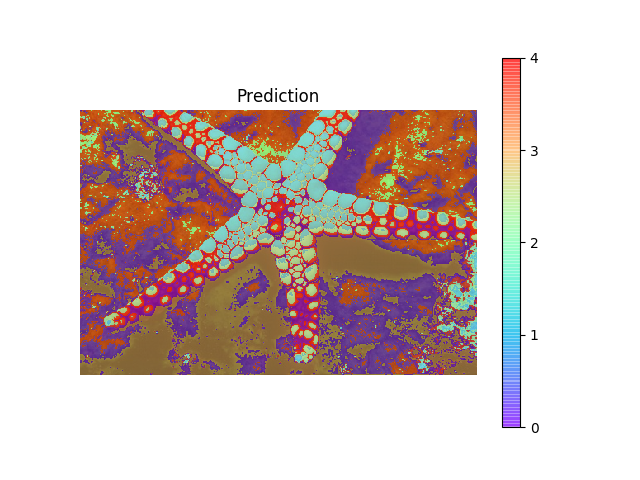
#> input picture 06-Segmentation/gmmrgb5.png, 640 x 480 px
$ python main.py --img_file gmmrgb5.png   (older library calls are emulated)
#> lines starting #> are read from the running program, lines starting #| are printed output that depends on the picture
### 06-Segmentation/Segment.py
#!/usr/bin/ipython3
from minima import imimposemin
def segmentByClustering( rgbImage, colorSpace, clusteringMethod, numberOfClusters):
   #module importation
     import pandas as pd
     import numpy as np
     from sklearn.cluster import KMeans
     import matplotlib.pyplot as plt
     from skimage import io, color
     import cv2
     import ipdb
     from sklearn.cluster import AgglomerativeClustering
     xyimg=[]
     # normalizing function
     def debugImg(rawData):
       toShow = np.zeros((rawData.shape), dtype=np.uint8)
       cv2.normalize(rawData, toShow, alpha=0, beta=255, norm_type=cv2.NORM_MINMAX, dtype=cv2.CV_8U)
#       cv2.imwrite('img.jpg', toShow)
     print (type(rgbImage))
     # [7 lines left out: function xy, not called in this run]


     def merge(img,xy):
         im=np.sum(img,axis=-1)
         xysum=np.sum(xy,axis=-1)
         fin=np.add(im,xysum)/5
         return fin
     #resize if it is hierarchical
     if clusteringMethod=='hierarchical':
#       rgbImage = cv2.resize(rgbImage, (0,0), fx=0.5, fy=0.5)
       height = np.size(rgbImage, 0)
       width = np.size(rgbImage, 1)
     else:
       height = np.size(rgbImage, 0)
       width = np.size(rgbImage, 1)
     img=rgbImage
     #change to the specified color space
     if colorSpace == "lab":
      img_lab = color.rgb2lab(rgbImage)
      debugImg(img_lab)
# [5 lines of commented-out code are left out]
      img =img_lab
     elif colorSpace == "hsv":
      img_hsv = color.rgb2hsv(rgbImage)
      debugImg(img_hsv)
# [6 lines of commented-out code are left out]
      img =img_hsv
     elif colorSpace == "rgb+xy":
      r = rgbImage[:,:,0]
      g = rgbImage[:,:,1]
      b = rgbImage[:,:,2]
#      img_xyz = color.rgb2xyz(rgbImage)
#      x = img_xyz[:,:,0]
#      y = img_xyz[:,:,1]
      xyimg=xy(rgbImage)
      # [4 lines of commented-out code are left out]

     elif colorSpace == "lab+xy":
      img_lab = color.rgb2lab(rgbImage)
      debugImg(img_lab)
# [9 lines of commented-out code are left out]
      img = img_lab
      xyimg=xy(img_lab)
     elif colorSpace == "hsv+xy":
      img_hsv = color.rgb2hsv(rgbImage)
      debugImg(img_hsv)
# [10 lines of commented-out code are left out]
      img=img_hsv
      xyimg=xy(img)
     else:
       img = rgbImage
#       img = color.rgb2gray(img)
     # preparation to classifiers


     #proceed to the specified clustering method
     f=img
     img=merge(f,xyimg)
     print(img.shape)
     print(img)
     debugImg(img)
     plt.imshow(img)
     plt.show()
     if clusteringMethod == "kmeans":
       feat = img.reshape(height*width,1)
       kmeans = KMeans(n_clusters=numberOfClusters).fit_predict(feat)
       segmentation = np.reshape(kmeans,(height,width))

     elif clusteringMethod == "gmm":
       from sklearn import mixture
       feat = img.reshape(height*width,1)
       gmm = mixture.GaussianMixture(n_components=numberOfClusters).fit_predict(feat)
       segmentation = np.reshape(gmm,(height,width))

     elif clusteringMethod == "hierarchical":
       feat = img.reshape(height*width,1)
       clustering = AgglomerativeClustering(n_clusters=numberOfClusters).fit_predict(feat)
       segmentation = (np.reshape(clustering,(height,width)))
       print(clustering)
       print(type(clustering[0][0]))
#       segmentation=cv2.resize(segmentation, None, fx = 2, fy = 2, interpolation = cv2.INTER_CUBIC)
     else:
        from skimage import morphology
        from skimage import feature
        import skimage
#        img = color.rgb2gray(img)
        sobelx = cv2.Sobel(img, cv2.CV_64F, 1, 0, ksize=3)
        sobely = cv2.Sobel(img, cv2.CV_64F, 0, 1, ksize=3)
        # Compute gradient magnitude
        grad_magn = np.sqrt(sobelx**2 + sobely**2)
        debugImg(grad_magn)


        import matplotlib.pyplot as plt


        imagenW=grad_magn

        found=1000000
        minimum=found
        while(found>numberOfClusters):
            imagenW=morphology.h_minima(grad_magn,found)
            _, labeled_fg = cv2.connectedComponents(imagenW.astype(np.uint8))
            labels = morphology.watershed(grad_magn, labeled_fg)
            found=len(np.unique(labels))
            if found==minimum:
              found=numberOfClusters
            if minimum>found:
              minimum=found


        plt.figure()
        plt.imshow(labeled_fg)
        print(labeled_fg)


# [4 lines of commented-out code are left out]
        segmentation = labels


     return segmentation

### 06-Segmentation/main.py
#!/usr/bin/ipython3
import ipdb
def imshow(img, seg, title='Image'):
    import matplotlib.pyplot as plt
    plt.imshow(img, cmap=plt.get_cmap('gray'))
    plt.imshow(seg, cmap=plt.get_cmap('rainbow'), alpha=0.5)
    cb = plt.colorbar()
    cb.set_ticks(range(seg.max()+1))
    plt.title(title)
    plt.axis('off')
    plt.show()

def groundtruth(img_file):
    import scipy.io as sio
    img = imageio.imread(img_file)
    gt=sio.loadmat(img_file.replace('jpg', 'mat'))
    segm=gt['groundTruth'][0,1][0][0]['Segmentation']
    imshow(img, segm, title='Groundtruth')
    return segm

def check_dataset(folder):
    import os
    import zipfile
    import requests
    if not os.path.isdir(folder):
     url='http://157.253.196.67/BSDS_small.zip'
     r=requests.get(url,allow_redirects=True)
     open('BSDS_small.zip','wb').write(r.content)
     zip_ref = zipfile.ZipFile('BSDS_small.zip', 'r')
     zip_ref.extractall()
     zip_ref.close()

if __name__ == '__main__':
    import argparse
    import imageio
    import os
    from Segment import segmentByClustering
    from jaccardMetric import metricJaccard
    import matplotlib.pyplot as plt
    parser = argparse.ArgumentParser()

    parser.add_argument('--color', type=str, default='rgb', choices=['rgb', 'lab', 'hsv', 'rgb+xy', 'lab+xy', 'hsv+xy']) # If you use more please add them to this list.
    parser.add_argument('--k', type=int, default=4)
    parser.add_argument('--method', type=str, default='watershed', choices=['kmeans', 'gmm', 'hierarchical', 'watershed'])
    parser.add_argument('--img_file', type=str, required=True)

    opts = parser.parse_args()
    check_dataset(opts.img_file.split('/')[0])
#> (the call stopped at in check_dataset, `r=requests.get(url,allow_redirects=True)`: the network is not available in this run)
    import numpy as np
    img = imageio.imread(opts.img_file)
#> img is the input picture: shape (480, 640, 4); mean R, G, B, A 215.2, 199.4, 197.2, 255
    seg = segmentByClustering(rgbImage=img, colorSpace=opts.color, clusteringMethod=opts.method, numberOfClusters=opts.k)
#| <class 'numpy.ndarray'>
#> in segmentByClustering, `height = np.size(rgbImage, 0)`: height = 480
#> in segmentByClustering, `width = np.size(rgbImage, 1)`: width = 640
#> in merge, `im=np.sum(img,axis=-1)`:
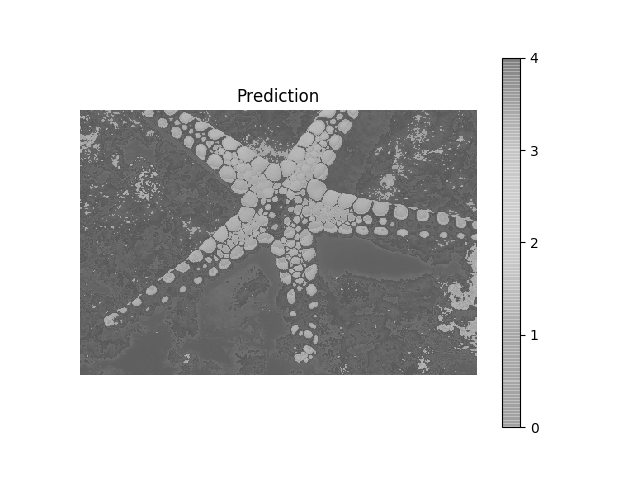
#> im: shape (480, 640) uint64; min 255, max 1020, mean 866.8; drawn with min black and max white
#> in merge, `fin=np.add(im,xysum)/5`:
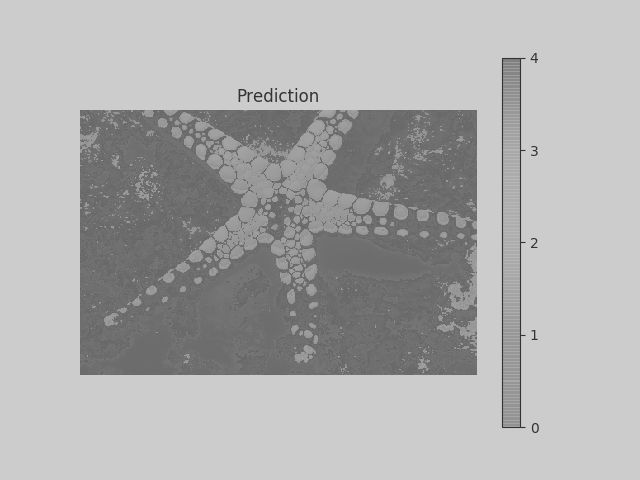
#> fin: shape (480, 640) float64; min 51, max 204, mean 173.4
#| (480, 640)
#> (printed output is left out)
#> in segmentByClustering, `sobelx = cv2.Sobel(img, cv2.CV_64F, 1, 0, ksize=3)`:
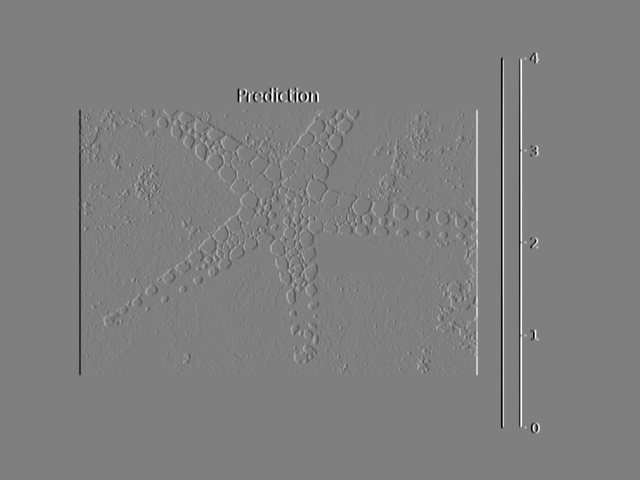
#> sobelx: shape (480, 640) float64; min -612, max 612, mean 0; drawn with min black and max white
#> in segmentByClustering, `sobely = cv2.Sobel(img, cv2.CV_64F, 0, 1, ksize=3)`:
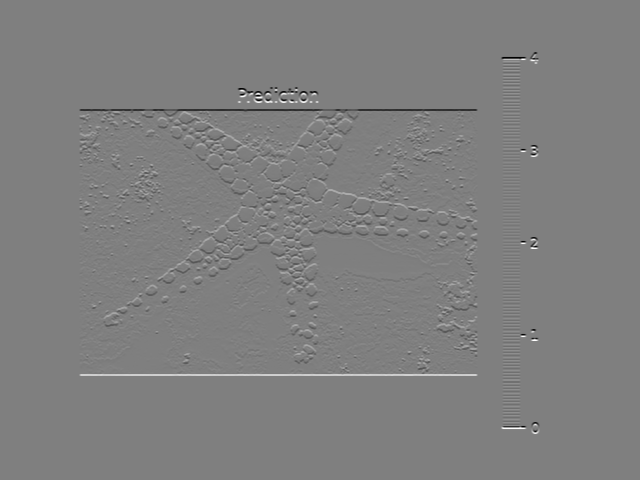
#> sobely: shape (480, 640) float64; min -612, max 612, mean 0; drawn with min black and max white
#> in segmentByClustering, `grad_magn = np.sqrt(sobelx**2 + sobely**2)`:
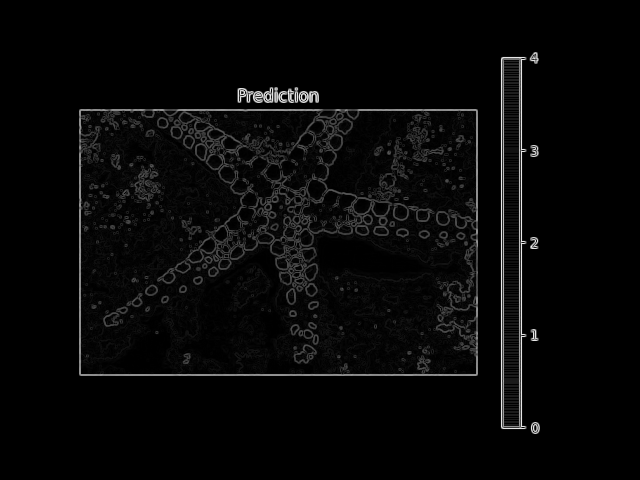
#> grad_magn: shape (480, 640) float64; min 0, max 673.9, mean 20.6; drawn with min black and max white
#> the loop in segmentByClustering, `while(found>numberOfClusters):` made 1 pass
#> minimum on pass 1: 1
#> after the loop in segmentByClustering, `while(found>numberOfClusters):`: minimum = 1
#> (printed output is left out)

#    ipdb.set_trace()
    imshow(img, seg, title='Prediction')
#> in imshow, `plt.show()`:
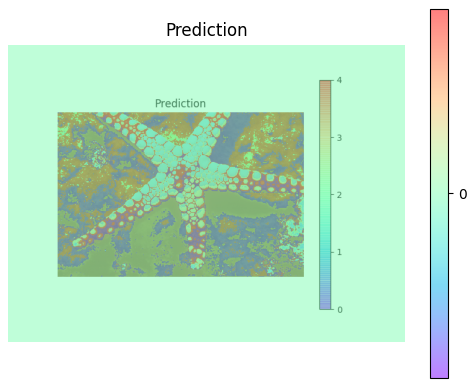
#> figure drawn by matplotlib, 2 panels
    g=groundtruth(opts.img_file)
#> (the run stopped early here; a loop or call above may not have finished)

$ run again, on 06-Segmentation/kmeansrgb5aca.png
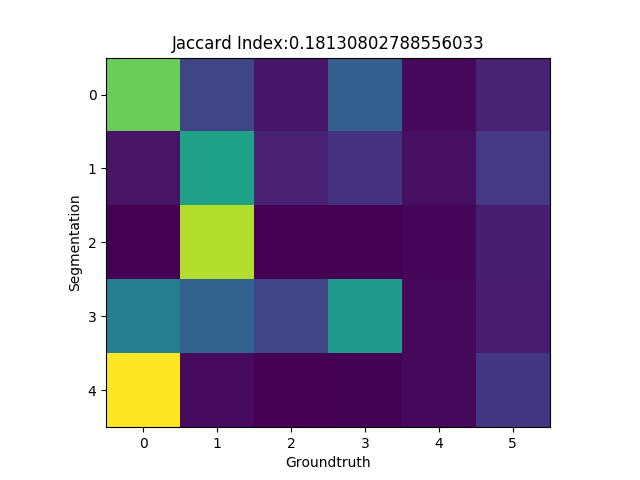
#> input picture 06-Segmentation/kmeansrgb5aca.png, 640 x 480 px
#> img is the input picture: shape (480, 640, 4); mean R, G, B, A 156.4, 148.6, 172.3, 255
#| <class 'numpy.ndarray'>
#> height = 480
#> width = 640
#> im: shape (480, 640) uint64; 282 distinct labels, from 255 to 1020
#| (480, 640)
#> (printed output is left out)
#> in segmentByClustering, `grad_magn = np.sqrt(sobelx**2 + sobely**2)`:
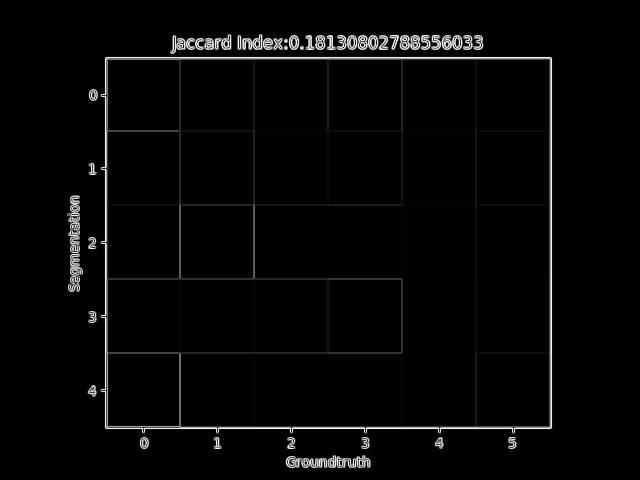
#> grad_magn: shape (480, 640) float64; min 0, max 645.6, mean 16; drawn with min black and max white
#> the loop in segmentByClustering, `while(found>numberOfClusters):` made 1 pass
#> minimum on pass 1: 1
#> after the loop in segmentByClustering, `while(found>numberOfClusters):`: minimum = 1
#> (printed output is left out)
#> in imshow, `plt.show()`:
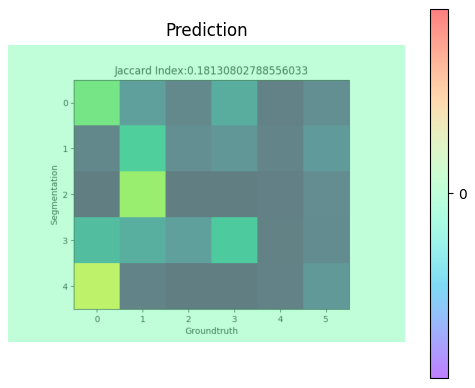
#> figure drawn by matplotlib, 2 panels

$ run again, on 06-Segmentation/watershedkmeanshsv5.png
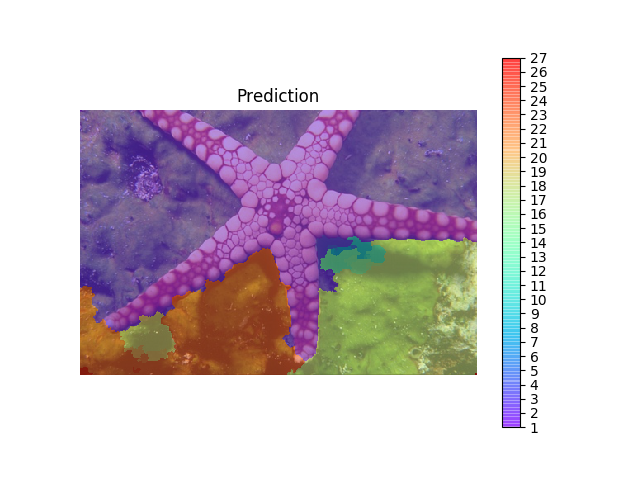
#> input picture 06-Segmentation/watershedkmeanshsv5.png, 640 x 480 px
#> img is the input picture: shape (480, 640, 4); mean R, G, B, A 209.2, 198.2, 206.3, 255
#| <class 'numpy.ndarray'>
#> height = 480
#> width = 640
#| (480, 640)
#> (printed output is left out)
#> in segmentByClustering, `grad_magn = np.sqrt(sobelx**2 + sobely**2)`:
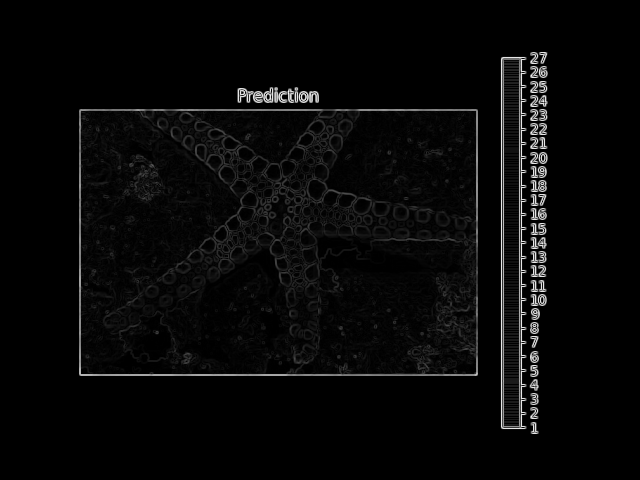
#> grad_magn: shape (480, 640) float64; min 0, max 673.9, mean 21.6; drawn with min black and max white
#> the loop in segmentByClustering, `while(found>numberOfClusters):` made 1 pass
#> minimum on pass 1: 1
#> after the loop in segmentByClustering, `while(found>numberOfClusters):`: minimum = 1
#> (printed output is left out)
#> in imshow, `plt.show()`:
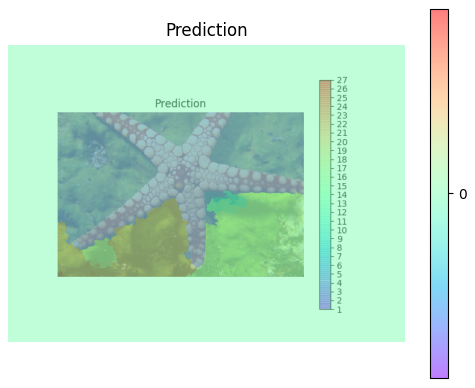
#> figure drawn by matplotlib, 2 panels

$ run again, on 06-Segmentation/watershedkmeanshsv5aca.png
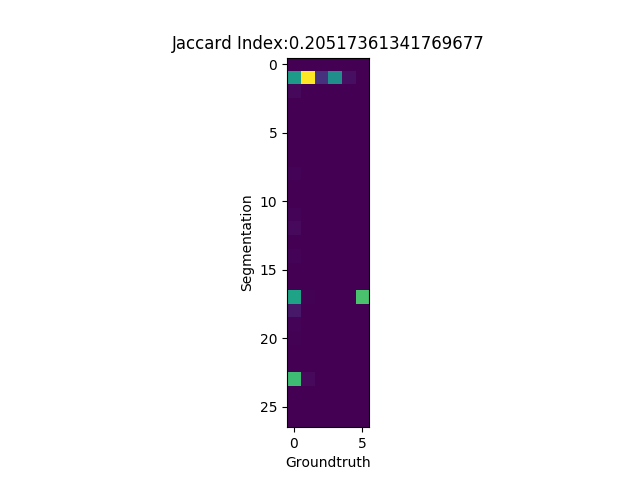
#> input picture 06-Segmentation/watershedkmeanshsv5aca.png, 640 x 480 px
#> img is the input picture: shape (480, 640, 4); mean R, G, B, A 234.4, 228.6, 236.1, 255
#| <class 'numpy.ndarray'>
#> height = 480
#> width = 640
#> im: shape (480, 640) uint64; 270 distinct labels, from 255 to 1020
#| (480, 640)
#> (printed output is left out)
#> in segmentByClustering, `grad_magn = np.sqrt(sobelx**2 + sobely**2)`:
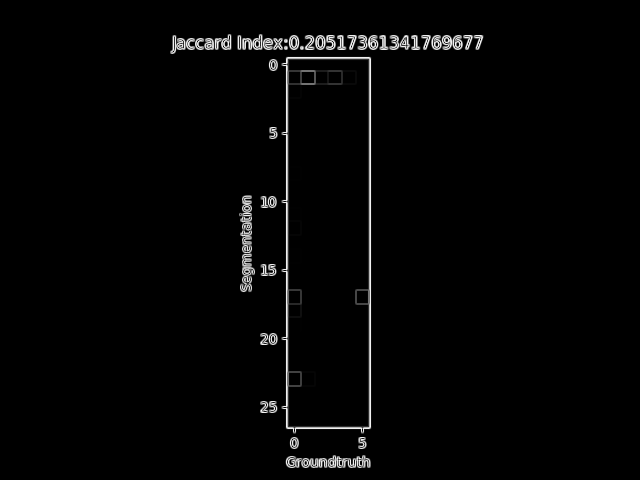
#> grad_magn: shape (480, 640) float64; min 0, max 645.6, mean 11.6; drawn with min black and max white
#> the loop in segmentByClustering, `while(found>numberOfClusters):` made 1 pass
#> minimum on pass 1: 1
#> after the loop in segmentByClustering, `while(found>numberOfClusters):`: minimum = 1
#> (printed output is left out)
#> in imshow, `plt.show()`:
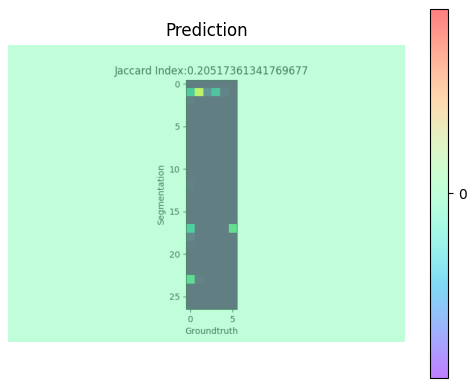
#> figure drawn by matplotlib, 2 panels
